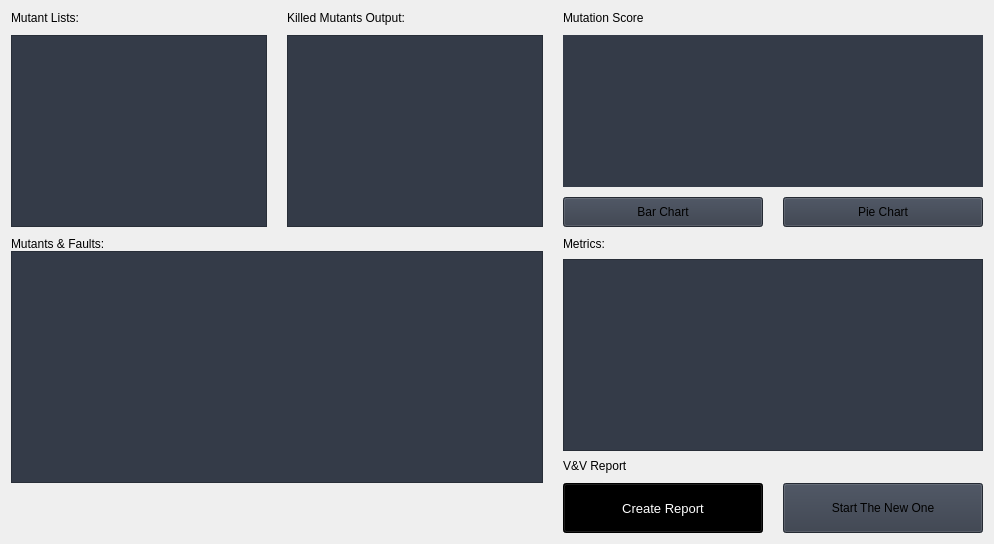
                     <widget class="QWidget" name="monitoring">
                      <layout class="QVBoxLayout" name="verticalLayout_10">
                       <item>
                        <layout class="QGridLayout" name="gridLayout_53">
                         <property name="horizontalSpacing">
                          <number>20</number>
                         </property>
                         <property name="verticalSpacing">
                          <number>10</number>
                         </property>
                         <item row="0" column="2">
                          <widget class="QLabel" name="label_10">
                           <property name="styleSheet">
                            <string notr="true">font: 13pt &quot;Ubuntu&quot;;</string>
                           </property>
                           <property name="text">
                            <string>Mutation Score</string>
                           </property>
                          </widget>
                         </item>
                         <item row="0" column="0">
                          <widget class="QLabel" name="label_73">
                           <property name="styleSheet">
                            <string notr="true">font: 13pt &quot;Ubuntu&quot;;</string>
                           </property>
                           <property name="text">
                            <string>Mutant Lists:</string>
                           </property>
                          </widget>
                         </item>
                         <item row="3" column="2" rowspan="6">
                          <layout class="QGridLayout" name="gridLayout_44">
                           <property name="horizontalSpacing">
                            <number>20</number>
                           </property>
                           <property name="verticalSpacing">
                            <number>8</number>
                           </property>
                           <item row="3" column="0" rowspan="2" colspan="2">
                            <layout class="QGridLayout" name="gridLayout_9">
                             <property name="horizontalSpacing">
                              <number>20</number>
                             </property>
                             <property name="verticalSpacing">
                              <number>10</number>
                             </property>
                             <item row="1" column="0">
                              <widget class="QPushButton" name="btn_create_report">
                               <property name="sizePolicy">
                                <sizepolicy hsizetype="Expanding" vsizetype="Fixed">
                                 <horstretch>0</horstretch>
                                 <verstretch>0</verstretch>
                                </sizepolicy>
                               </property>
                               <property name="minimumSize">
                                <size>
                                 <width>200</width>
                                 <height>50</height>
                                </size>
                               </property>
                               <property name="font">
                                <font>
                                 <family>Segoe UI</family>
                                 <pointsize>10</pointsize>
                                 <weight>50</weight>
                                 <italic>false</italic>
                                 <bold>false</bold>
                                </font>
                               </property>
                               <property name="cursor">
                                <cursorShape>PointingHandCursor</cursorShape>
                               </property>
                               <property name="styleSheet">
                                <string notr="true">background-color: black;
color:white;</string>
                               </property>
                               <property name="text">
                                <string>Create Report</string>
                               </property>
                               <property name="icon">
                                <iconset resource="resources.qrc">
                                 <normaloff>:/icons/images/icons/cil-task.png</normaloff>:/icons/images/icons/cil-task.png</iconset>
                               </property>
                              </widget>
                             </item>
                             <item row="1" column="1" colspan="2">
                              <widget class="QPushButton" name="btn_new_one">
                               <property name="sizePolicy">
                                <sizepolicy hsizetype="Expanding" vsizetype="Fixed">
                                 <horstretch>0</horstretch>
                                 <verstretch>0</verstretch>
                                </sizepolicy>
                               </property>
                               <property name="minimumSize">
                                <size>
                                 <width>200</width>
                                 <height>50</height>
                                </size>
                               </property>
                               <property name="cursor">
                                <cursorShape>PointingHandCursor</cursorShape>
                               </property>
                               <property name="styleSheet">
                                <string notr="true">background-color: rgb(52, 59, 72);</string>
                               </property>
                               <property name="text">
                                <string>Start The New One</string>
                               </property>
                               <property name="icon">
                                <iconset resource="resources.qrc">
                                 <normaloff>:/icons/images/icons/cil-star.png</normaloff>:/icons/images/icons/cil-star.png</iconset>
                               </property>
                              </widget>
                             </item>
                             <item row="0" column="0" colspan="3">
                              <widget class="QLabel" name="label_87">
                               <property name="text">
                                <string>V&amp;V Report</string>
                               </property>
                              </widget>
                             </item>
                            </layout>
                           </item>
                           <item row="1" column="0" rowspan="2" colspan="2">
                            <widget class="QListWidget" name="listWidget_9">
                             <property name="styleSheet">
                              <string notr="true">background-color: rgb(52, 59, 72);</string>
                             </property>
                            </widget>
                           </item>
                           <item row="0" column="0" colspan="2">
                            <widget class="QLabel" name="label_7">
                             <property name="styleSheet">
                              <string notr="true">font: 13pt &quot;Ubuntu&quot;;</string>
                             </property>
                             <property name="text">
                              <string>Metrics:</string>
                             </property>
                            </widget>
                           </item>
                          </layout>
                         </item>
                         <item row="2" column="2">
                          <layout class="QGridLayout" name="gridLayout_55">
                           <property name="horizontalSpacing">
                            <number>20</number>
                           </property>
                           <property name="verticalSpacing">
                            <number>6</number>
                           </property>
                           <item row="0" column="0">
                            <widget class="QPushButton" name="bar_chart">
                             <property name="minimumSize">
                              <size>
                               <width>0</width>
                               <height>30</height>
                              </size>
                             </property>
                             <property name="styleSheet">
                              <string notr="true">background-color: rgb(52, 59, 72);</string>
                             </property>
                             <property name="text">
                              <string>Bar Chart</string>
                             </property>
                            </widget>
                           </item>
                           <item row="0" column="1">
                            <widget class="QPushButton" name="pie_chart">
                             <property name="minimumSize">
                              <size>
                               <width>0</width>
                               <height>30</height>
                              </size>
                             </property>
                             <property name="styleSheet">
                              <string notr="true">background-color: rgb(52, 59, 72);</string>
                             </property>
                             <property name="text">
                              <string>Pie Chart</string>
                             </property>
                            </widget>
                           </item>
                          </layout>
                         </item>
                         <item row="0" column="1">
                          <widget class="QLabel" name="label_74">
                           <property name="styleSheet">
                            <string notr="true">font: 13pt &quot;Ubuntu&quot;;</string>
                           </property>
                           <property name="text">
                            <string>Killed Mutants Output:</string>
                           </property>
                          </widget>
                         </item>
                         <item row="1" column="2">
                          <widget class="QLabel" name="label_47">
                           <property name="sizePolicy">
                            <sizepolicy hsizetype="Expanding" vsizetype="Expanding">
                             <horstretch>0</horstretch>
                             <verstretch>0</verstretch>
                            </sizepolicy>
                           </property>
                           <property name="minimumSize">
                            <size>
                             <width>0</width>
                             <height>0</height>
                            </size>
                           </property>
                           <property name="maximumSize">
                            <size>
                             <width>16777215</width>
                             <height>480</height>
                            </size>
                           </property>
                           <property name="styleSheet">
                            <string notr="true">background-color: rgb(52, 59, 72);</string>
                           </property>
                           <property name="text">
                            <string/>
                           </property>
                           <property name="scaledContents">
                            <bool>true</bool>
                           </property>
                          </widget>
                         </item>
                         <item row="1" column="1" rowspan="2">
                          <widget class="QListWidget" name="listWidget_19">
                           <property name="styleSheet">
                            <string notr="true">background-color: rgb(52, 59, 72);</string>
                           </property>
                          </widget>
                         </item>
                         <item row="1" column="0" rowspan="2">
                          <widget class="QListWidget" name="listWidget_16">
                           <property name="styleSheet">
                            <string notr="true">background-color: rgb(52, 59, 72);</string>
                           </property>
                          </widget>
                         </item>
                         <item row="3" column="0" colspan="2">
                          <layout class="QGridLayout" name="gridLayout_56">
                           <item row="1" column="0">
                            <widget class="QListWidget" name="listWidget_14">
                             <property name="styleSheet">
                              <string notr="true">background-color: rgb(52, 59, 72);</string>
                             </property>
                            </widget>
                           </item>
                           <item row="0" column="0">
                            <widget class="QLabel" name="label_45">
                             <property name="styleSheet">
                              <string notr="true">font: 13pt &quot;Ubuntu&quot;;</string>
                             </property>
                             <property name="text">
                              <string>Mutants &amp; Faults:</string>
                             </property>
                            </widget>
                           </item>
                          </layout>
                         </item>
                        </layout>
                       </item>
                      </layout>
                     </widget>
